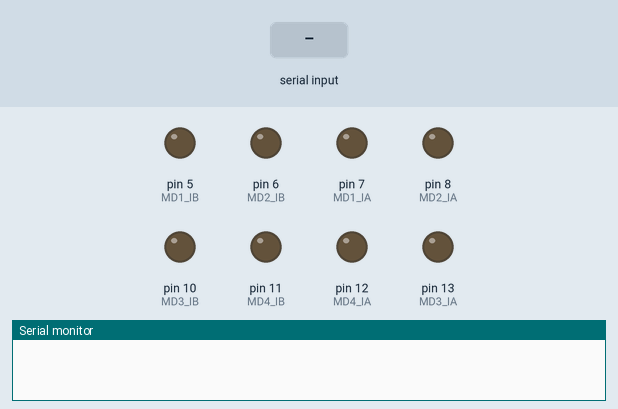
Recording of a sketch running on a simulated Arduino Uno, built with avr-gcc and run on an emulated ATmega328P. Shown: output pins drawn as LEDs (lit = HIGH), the last lines printed to the serial monitor. The inputs (shaded band) are chosen by the test bench.

Above: at 1.2 s.
1.3 s: "1" received over the second serial link
At 3.4 s:
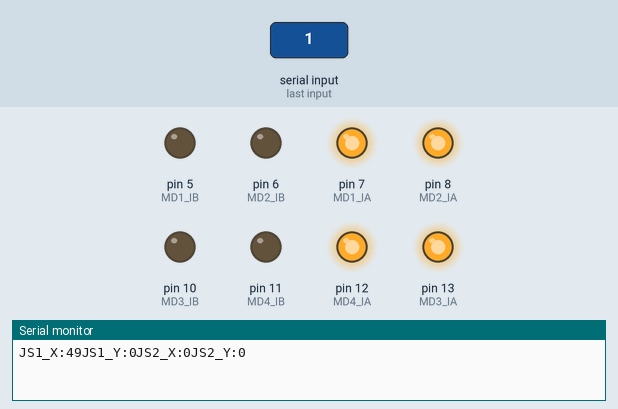
Timing chart, 0 to 4.9 s (numbered marks = the images above; inputs shaded):
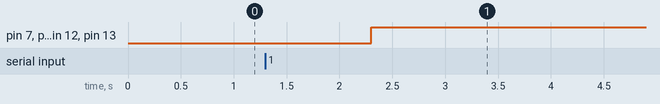

Measured:
- after the input at 1.3 s, pin 7 (MD1_IA), pin 8 (MD2_IA), pin 12 (MD4_IA), pin 13 (MD3_IA): LOW → HIGH after 1.0 s

The sketch:

code_2.ino
```cpp
//Receiver Code
#include<SoftwareSerial.h>

#define DEBUG true

#define SoftwareSerial_RX 4
#define SoftwareSerial_TX 2

//IB pins are connected to PWM Pins on Arduino
#define MD1_IA 7
#define MD1_IB 5
#define MD2_IA 8
#define MD2_IB 6
#define MD3_IA 13
#define MD3_IB 10
#define MD4_IA 12
#define MD4_IB 11

//Motor Sets
#define Motor1 1  //Left
#define Motor2 2  //Right
#define Motor3 3  //Left
#define Motor4 4  //Right

SoftwareSerial HC12_Serial(SoftwareSerial_RX,SoftwareSerial_TX);

struct JoyStickData {
  uint32_t JS1_X;
  uint32_t JS1_Y;

  uint32_t JS2_X;
  uint32_t JS2_Y;
};

JoyStickData MyData;
void setup() {
  // put your setup code here, to run once:
  HC12_Serial.begin(9600);
  Serial.begin(9600);

  //Initializatoin
  pinMode(MD1_IA,OUTPUT);
  pinMode(MD1_IB,OUTPUT);
  pinMode(MD2_IA,OUTPUT);
  pinMode(MD2_IB,OUTPUT);
  pinMode(MD3_IA,OUTPUT);
  pinMode(MD3_IB,OUTPUT);
  pinMode(MD4_IA,OUTPUT);
  pinMode(MD4_IB,OUTPUT);

}

void loop() {
  // put your main code here, to run repeatedly:
  if(HC12_Serial.available()){
    HC12_Serial.readBytes((byte*)&MyData, sizeof(MyData));

    //Serial Data Out for Debug
    if(DEBUG){
      Serial.print("JS1_X:");
      Serial.print(MyData.JS1_X);
      Serial.print("JS1_Y:");
      Serial.print(MyData.JS1_Y);
      Serial.print("JS2_X:");
      Serial.print(MyData.JS2_X);
      Serial.print("JS2_Y:");
      Serial.println(MyData.JS2_Y);
    }

    MotorDrive(Motor1, MyData.JS1_Y);
    MotorDrive(Motor3, MyData.JS1_Y);
    MotorDrive(Motor2, MyData.JS2_Y);
    MotorDrive(Motor4, MyData.JS2_Y);
  }
}


void MotorRun(uint8_t Pin_A, uint8_t Pin_B, int speed){
  if(speed<0){
    digitalWrite(Pin_A, 1);
    analogWrite(Pin_B, 255+speed);
  }else{
    digitalWrite(Pin_A, 0);
    analogWrite(Pin_B, speed);
  }
}

void MotorDrive(uint8_t motor, int speed){
  switch(motor){
    case Motor1 : {
        MotorRun(MD1_IA,MD1_IB,map(speed,0,1024,-255,255));
      break;
    }
    case Motor2 : {
      MotorRun(MD2_IA,MD2_IB,map(speed,0,1024,-255,255));
      break;
    }
    case Motor3 : {
      MotorRun(MD3_IA,MD3_IB,map(speed,0,1024,-255,255));
      break;
    }
    case Motor4 : {
      MotorRun(MD4_IA,MD4_IB,map(speed,0,1024,-255,255));
      break;
    }

  }

}
```
